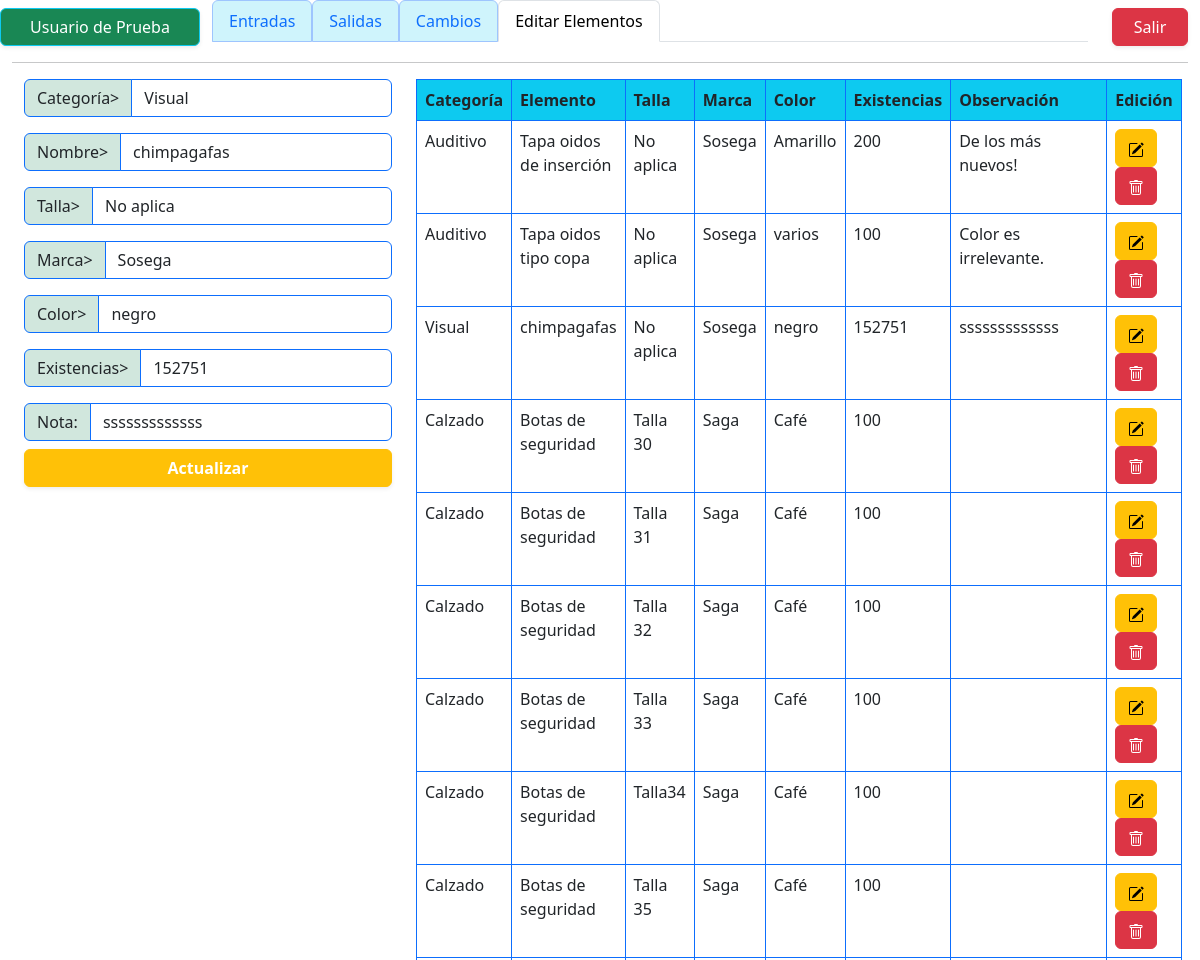
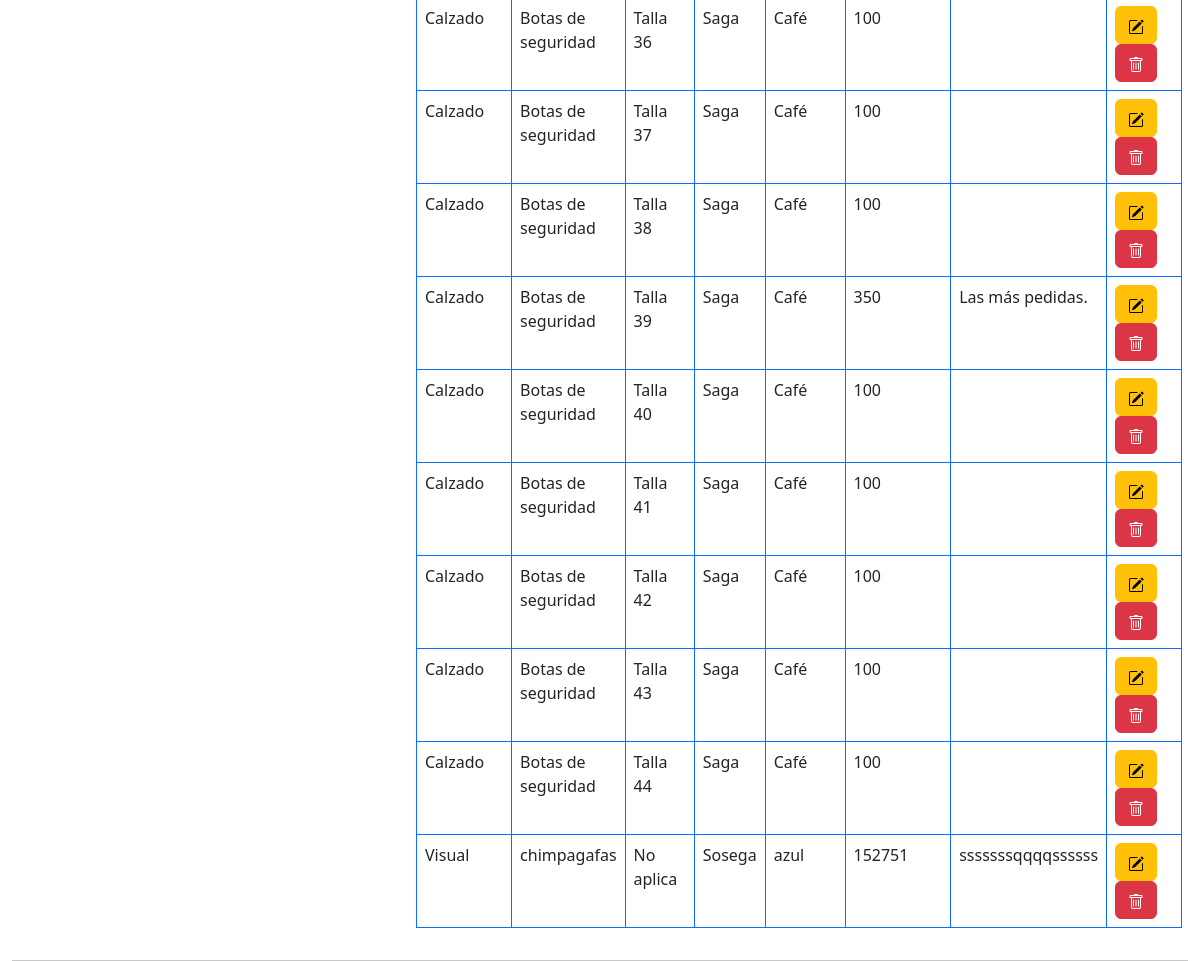
The app's page /views/modificarElementos.php?id=3 (signed in) with its own data (2 pictures, top to bottom).
### tables this page shows
CREATE TABLE `elementos` (
  `idElemento` int(11) NOT NULL,
  `fkCategoria` int(11) NOT NULL,
  `fkTalla` int(10) NOT NULL,
  `elemento` varchar(50) NOT NULL,
  `marca` varchar(50) NOT NULL,
  `color` varchar(10) NOT NULL,
  `existencias` int(10) NOT NULL,
  `observacion` varchar(500) NOT NULL
);

CREATE TABLE `categorias` (
  `idCategoria` int(11) NOT NULL,
  `nombreCat` varchar(15) NOT NULL
);

CREATE TABLE `tallas` (
  `idTalla` int(11) NOT NULL,
  `tallas` varchar(10) NOT NULL
);

### views/modificarElementos.php (the view, shortened to what this page needs)
<?php
	include ("../controllers/dbConection.php");
	$id= $_GET['id'];
	$sql= $conexion->query("SELECT * FROM elementos as e, categorias as c, tallas as t where e.fkCategoria=c.idCategoria AND e.fkTalla=t.idTalla AND idElemento= '$id'");
?>
<!DOCTYPE html>
<html lang="es">
<head>
  <link rel="stylesheet" href="../csss/bootstrap/css/bootstrap.min.css">
</head>
<body class="vh-100">
  <div class="container-fluid">
    <div class="row">
      <div class="col-2 btn border-info bg-success text-white mt-2 shadow-sm ">
        <?php
          echo $_SESSION["nombre"]
        ?>
      </div>
      <div class="col-9">
		    <ul class="nav nav-tabs">
          <li class="nav-item">
            <a class="nav-link nav-link border-primary-subtle bg-info-subtle" aria-current="page" href="entradas.php">Entradas</a>
          </li>
          <li class="nav-item">
            <a class="nav-link nav-link border-primary-subtle bg-info-subtle" href="salidas.php">Salidas</a>
          </li>
          <li class="nav-item">
            <a class="nav-link nav-link border-primary-subtle bg-info-subtle" href="cambios.php">Cambios</a>
          </li>
          <li class="nav-item">
            <p class="nav-link active">Editar Elementos</p>
          </li>
        </ul>
    	</div>
      <div class="col-1">
        <button class="btn btn-danger w-100 mt-2 shadow-sm "><a class="text-decoration-none text-white"
          href="../controllers/logout.php">Salir</a>
        </button>
      </div>
    </div>
    <hr>
  <div class="container-fluid">
	<div class="row">
    <div class="col-4">
      <form action="" method="post">
        <?php
        while($elmData= $sql->fetch_object()) { ?>
          <div class="input-group mb-3">
			      <span class="input-group-text bg-success-subtle border-primary" id="">Categoría></span>
			      <input select class="inputCat pe-5 form-control border-primary" id="inputCat" name="inputCat" value="<?= $elmData->nombreCat?>">
		      </div>
          <div class="input-group mb-3">
			      <span class="input-group-text bg-success-subtle border-primary" id="">Nombre></span>
			      <input select class="inputName pe-5 form-control border-primary" id="inputName" name="inputName" value="<?= $elmData->elemento?>">
		      </div>
          <div class="input-group mb-3">
			      <span class="input-group-text bg-success-subtle border-primary">Talla></span>
			      <input type="text" class="inputTalla form-control border-primary " id="inputTalla" name="inputTalla" value="<?= $elmData->tallas?>">
		      </div>
		      <div class="input-group mb-3">
			      <span class="input-group-text bg-success-subtle border-primary">Marca></span>
			      <input type="text" class="inputMarca form-control border-primary" id="inputMarca" name="inputMarca" value="<?= $elmData->marca?>">
		      </div>
          <div class="input-group mb-3">
			      <span class="input-group-text bg-success-subtle border-primary" id="">Color></span>
			      <input select class="inputColor pe-5 form-control border-primary" id="inputColor" name="inputColor" value="<?= $elmData->color?>">
		      </div>
          <div class="input-group mb-3">
			      <span class="input-group-text bg-success-subtle border-primary" id="">Existencias></span>
			      <input select class="inputExists pe-5 form-control border-primary" id="inputExists" name="inputExists" value="<?= $elmData->existencias?>">
		      </div>
		      <div class="input-group">
			      <span class="input-group-text bg-success-subtle border-primary">Nota:</span>
			      <input class="inputNota form-control form-control border-primary" id="inputNota" name="inputNota" value="<?= $elmData->observacion?>">
		      </div>
		      <div>
		        <input class="btn btn-warning text-white w-100 mt-2 fw-semibold shadow-sm mb-1"
		        name="btnUpd" type="submit" value="Actualizar">
          </div>
    <?php }
    ?>
  </form>
  </div>
	<div class="col-8">
		<table class="table table-bordered border-primary">
			<thead class="bg-info">
				<tr>
					<th scope="col">Categoría</th>
					<th scope="col">Elemento</th>
					<th scope="col">Talla</th>
					<th scope="col">Marca</th>
					<th scope="col">Color</th>
					<th scope="col">Existencias</th>
					<th scope="col">Observación</th>
					<th scope="col">Edición</th>
				</tr>
			</thead>
<tbody>
	<?php
		$sqlElm= $conexion->query("SELECT * FROM elementos as e, categorias as c, tallas as t where e.fkCategoria=c.idCategoria AND e.fkTalla=t.idTalla");
		while($tableData= $sqlElm->fetch_object()) {
			?>
			<tr>
				<td><?= $tableData->nombreCat?></td>
				<td><?= $tableData->elemento?></td>
				<td><?= $tableData->tallas?></td>
				<td><?= $tableData->marca?></td>
				<td><?= $tableData->color?></td>
				<td><?= $tableData->existencias?></td>
				<td><?= $tableData->observacion?></td>
				<td>
				<a class="btn btn-small btn-warning" name="btnEdit" href="modificarElementos.php?id=<?= $tableData->idElemento?>">
				</a>
				<a class="btn btn-small btn-danger" name="btnDelete" href="">
				</a>
				</td>
			</tr>
						<?php } ?>
					</tbody>
				</table>
			</div>
		</div>
	</div>
      </div>
</body>
</html>

### records on screen
elementos: inputCat "Visual", inputName "chimpagafas", inputTalla "No aplica", inputMarca "Sosega", inputColor "negro", inputExists "152751", inputNota "sssssssssssss", fkCategoria.nombreCat "Visual", elemento "chimpagafas", fkTalla.tallas "No aplica", marca "Sosega", color "negro", existencias "152751", observacion "sssssssssssss"
elementos: fkCategoria.nombreCat "Auditivo", elemento "Tapa oidos de inserción", fkTalla.tallas "No aplica", marca "Sosega", color "Amarillo", existencias "200", observacion "De los más nuevos!"
elementos: fkCategoria.nombreCat "Auditivo", elemento "Tapa oidos tipo copa", fkTalla.tallas "No aplica", marca "Sosega", color "varios", existencias "100", observacion "Color es irrelevante."
elementos: fkCategoria.nombreCat "Calzado", elemento "Botas de seguridad", fkTalla.tallas "Talla 30", marca "Saga", color "Café", existencias "100"
elementos: fkCategoria.nombreCat "Calzado", elemento "Botas de seguridad", fkTalla.tallas "Talla 31", marca "Saga", color "Café", existencias "100"
elementos: fkCategoria.nombreCat "Calzado", elemento "Botas de seguridad", fkTalla.tallas "Talla 32", marca "Saga", color "Café", existencias "100"
elementos: fkCategoria.nombreCat "Calzado", elemento "Botas de seguridad", fkTalla.tallas "Talla 33", marca "Saga", color "Café", existencias "100"
elementos: fkCategoria.nombreCat "Calzado", elemento "Botas de seguridad", fkTalla.tallas "Talla34", marca "Saga", color "Café", existencias "100"
elementos: fkCategoria.nombreCat "Calzado", elemento "Botas de seguridad", fkTalla.tallas "Talla 35", marca "Saga", color "Café", existencias "100"
elementos: fkCategoria.nombreCat "Calzado", elemento "Botas de seguridad", fkTalla.tallas "Talla 36", marca "Saga", color "Café", existencias "100"
elementos: fkCategoria.nombreCat "Calzado", elemento "Botas de seguridad", fkTalla.tallas "Talla 37", marca "Saga", color "Café", existencias "100"
elementos: fkCategoria.nombreCat "Calzado", elemento "Botas de seguridad", fkTalla.tallas "Talla 38", marca "Saga", color "Café", existencias "100"
elementos: fkCategoria.nombreCat "Calzado", elemento "Botas de seguridad", fkTalla.tallas "Talla 39", marca "Saga", color "Café", existencias "350", observacion "Las más pedidas."
elementos: fkCategoria.nombreCat "Calzado", elemento "Botas de seguridad", fkTalla.tallas "Talla 40", marca "Saga", color "Café", existencias "100"
elementos: fkCategoria.nombreCat "Calzado", elemento "Botas de seguridad", fkTalla.tallas "Talla 41", marca "Saga", color "Café", existencias "100"
elementos: fkCategoria.nombreCat "Calzado", elemento "Botas de seguridad", fkTalla.tallas "Talla 42", marca "Saga", color "Café", existencias "100"
elementos: fkCategoria.nombreCat "Calzado", elemento "Botas de seguridad", fkTalla.tallas "Talla 43", marca "Saga", color "Café", existencias "100"
elementos: fkCategoria.nombreCat "Calzado", elemento "Botas de seguridad", fkTalla.tallas "Talla 44", marca "Saga", color "Café", existencias "100"
elementos: fkCategoria.nombreCat "Visual", elemento "chimpagafas", fkTalla.tallas "No aplica", marca "Sosega", color "azul", existencias "152751", observacion "sssssssqqqqssssss"

### other values on screen
$_SESSION["nombre"] "Usuario de Prueba"
